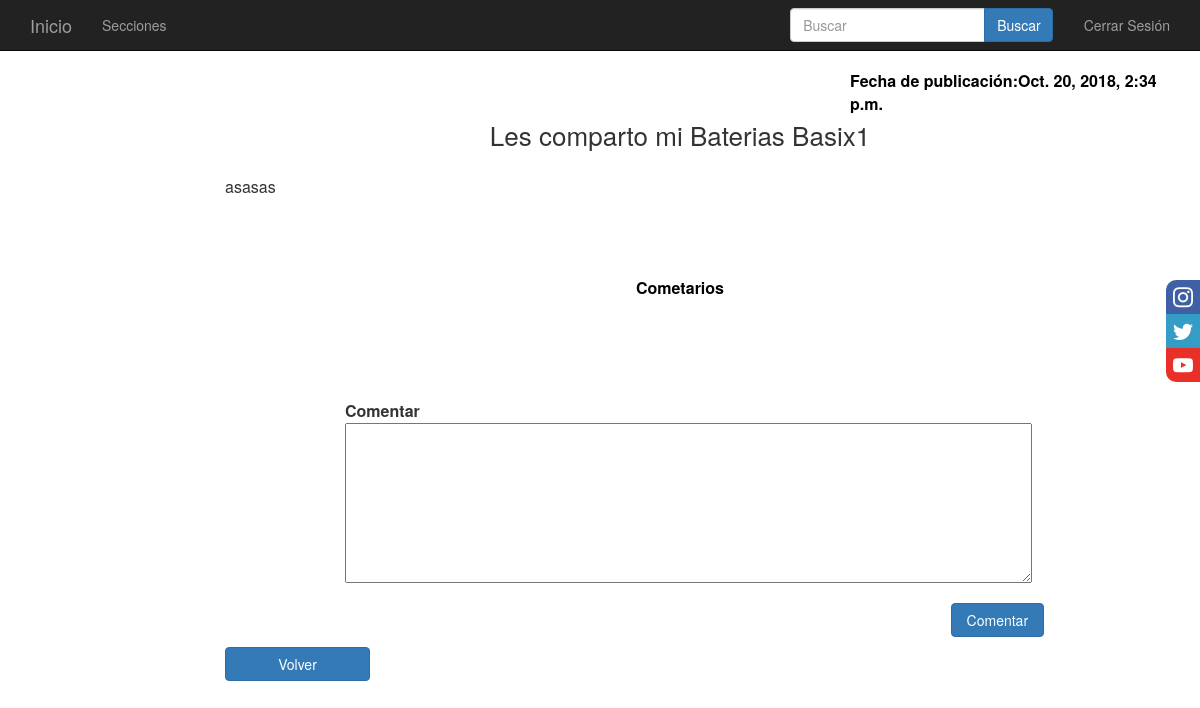
The app's page /post/2/detail/ (signed in) with its own data.
### blog/models.py (models this page shows, shortened)
class Post(models.Model):
    idseccion = models.TextField()
    title = models.CharField(max_length=200)
    text = models.TextField()
    created_date = models.DateTimeField(default=timezone.now)
    published_date = models.DateTimeField(blank=True, null=True)

### blog/views.py (the view)
# urls.py: url(r'^post/(?P<pk>[0-9]+)/detail/$', views.post_detail, name='post_detail'),
@login_required
def post_detail(request, pk):
    post = get_object_or_404(Post, pk=pk)
    return render(request, 'blog/post_detail.html', {'post': post})

### blog/templates/blog/post_detail.html (shortened to what this page needs)
{% extends 'blog/base.html' %}
{% block content %}
    <div  class="post">
        {% if post.published_date %}
            <div style="margin-left: 700px;font-size: 16px;color: black" class="date">
                <b>Fecha de publicación:{{ post.published_date }}</b>
            </div>
        {% endif %}
            <ul>
                <div class="col-md-10 col-md-offset-1" style="font-size: 26px" align="center">
                    <p >{{ post.title|linebreaksbr }}</p>
                </div>
                <br>
                <br>
                <br>
                <div class="col-md-10 col-md-offset-1" style="margin-left: 20px;font-size: 16px">
                    <p >{{ post.text|linebreaksbr }}</p>
                </div>
                <br>
                <div class="col-md-10 col-md-offset-1" style="text-align: center;font-size: 16px;color: black">
                    <br>
                    <br>
                    <br>
                    <b>Cometarios</b>
                </div>
                <div>
                {% block content1 %}
                    <form method="POST" class="post-form" >
                        <div class="col-md-10 col-md-offset-1" style="margin-left: 20px;font-size: 16px; margin-top: 100px">
                            <b>Comentar</b>
                            <br>
                            <textarea type="text" name="comentar" style="width: 100%; height: 20%"></textarea>
                            </div>
                        <div class="comentarios" style="margin-top: 70px">
                            <div class="col-md-2 col-md-offset-1" style="left: 60%" >
                                <br>
                                <button class="btn btn-primary btn-block" type="submit"  name="comentar" >Comentar</button>
                            </div>
                        </div>
                    </form>
                {% endblock %}
                </div>
            </ul>
                <div class="col-md-10 col-md-offset-1" style="">
                    <form method="get" action="/post/">
                        <div class="post"  style="margin-top: 10px">
                            <div class="col-md-3 col-md-offset-1" style="margin-left: -160px">
                                <button class="btn btn-primary btn-block" name="nuevapubliacion" >Volver</button>
                            </div>
                        </div>
                    </form>
                </div>
{% endblock %}

### blog/static/css/blog.css (style rules this page uses)
body div { margin-left: 120px; margin-top: 0px; }
.date { color: #828282; margin-top: 70px; }
.post-form textarea, .post-form input { width: 100%; }

### blog/static/css/main.css (style rules this page uses)
html { font-size: 20px; }

### records on screen
Post: published_date "Oct. 20, 2018, 2:34 p.m.", title "Les comparto mi Baterias Basix1", text "asasas"
